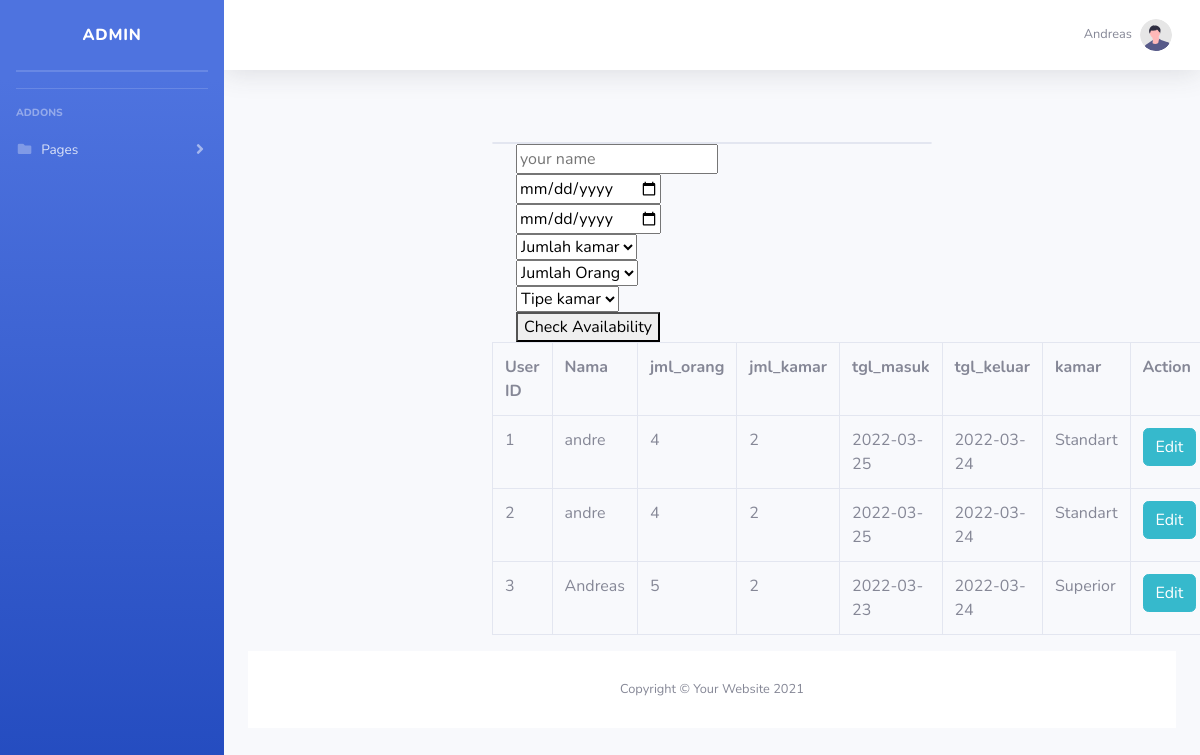
The app's page /admin_pages/index.php (signed in) with its own data.
### tables this page shows
CREATE TABLE `user` (
  `id_user` int(11) NOT NULL,
  `username` varchar(255) NOT NULL,
  `pass` varchar(255) NOT NULL,
  `email` varchar(255) NOT NULL,
  `level` enum('admin','petugas','user') NOT NULL DEFAULT 'user'
);

CREATE TABLE `booking` (
  `id_user` int(11) NOT NULL,
  `nama` varchar(255) NOT NULL,
  `jml_orang` int(3) NOT NULL,
  `jml_kamar` int(10) NOT NULL,
  `tgl_masuk` date NOT NULL,
  `tgl_keluar` date NOT NULL,
  `kamar` varchar(20) NOT NULL
);

### admin_pages/index.php (the view, shortened to what this page needs)
<?php
require "../function/db_reservasi.php";
$query = mysqli_query($conn,"SELECT * FROM booking");
?>
<!DOCTYPE html>
<html lang="en">
<head>
    <link href="vendor/fontawesome-free/css/all.min.css" rel="stylesheet" type="text/css">
    <link href="css/sb-admin-2.min.css" rel="stylesheet">
</head>
<body id="page-top">
    <div id="wrapper">
        <ul class="navbar-nav bg-gradient-primary sidebar sidebar-dark accordion" id="accordionSidebar">
            <a class="sidebar-brand d-flex align-items-center justify-content-center" href="index.php">
                <div class="sidebar-brand-text mx-3">Admin</div>
            </a>
            <hr class="sidebar-divider my-0">
            <hr class="sidebar-divider">
            <hr class="sidebar-divider">
            <div class="sidebar-heading">
                Addons
            </div>
            <li class="nav-item">
                <a class="nav-link collapsed" href="#" data-toggle="collapse" data-target="#collapsePages"
                    aria-expanded="true" aria-controls="collapsePages">
                    <i class="fas fa-fw fa-folder"></i>
                    <span>Pages</span>
                </a>
            </li>
        </ul>
        <div id="content-wrapper" class="d-flex flex-column">
            <div id="content">
                <nav class="navbar navbar-expand navbar-light bg-white topbar mb-4 static-top shadow">
                    <ul class="navbar-nav ml-auto">
                        <li class="nav-item dropdown no-arrow">
                            <a class="nav-link dropdown-toggle" href="#" id="userDropdown" role="button"
                                data-toggle="dropdown" aria-haspopup="true" aria-expanded="false">
                                <span class="mr-2 d-none d-lg-inline text-gray-600 small"> <?php
				$user = mysqli_query($conn, "SELECT * FROM user WHERE username='$_SESSION[username]'");
				$fetch = mysqli_fetch_assoc($user);
				echo $fetch['username'];
			?> </span>
                                <img class="img-profile rounded-circle"
                                    src="img/undraw_profile.svg">
                            </a>
                        </li>
                    </ul>
                </nav>
                <div class="container-fluid">
                    <div class="row">
                <div class="container">
                    <div class="row">
                        <div class="col-lg-6 m-auto">
                            <div class="card mt-5"></div>
<div class="room-booking ptb-100 white_bg">
            <div class="container">
                <div class="row">
                    <div class="col-md-8">
                        <div class="booking_form">
                            <div class="room-booking-box">
                                <form action="allinone.php" method="POST">
                                    <div class="booking-box1 mb-15 fix">
                                        <div class="booking-filed">
                                            <input type="text" name="nama"  placeholder="your name" >
                                        </div>
                                    </div>
                                    <div class="booking-box2 mb-15 fix">
                                        <div class="b_date">
                                            <input class="date-picker" type="date"  placeholder="Arrive Date" name="tgl_in">
                                        </div>
                                        <div class="b_date">
                                            <input class="date-picker" type="date"  placeholder="Departure Date" name="tgl_out">
                                        </div>
                                    </div>
                                    <div class="select-book mb-15 fix">
                                        <select name="jml_kamar"  id="type">
                                            <option value="kmar" selected >Jumlah kamar</option>
                                        </select>
                                </div>
                                        <div class="select-book mb-15 fix">
                                        <select name="jml_orang"  id="type">
                                            <option value="kmar" selected >Jumlah Orang</option>
                                        </select>
                                    </div>
                                    <div class="select-book mb-15 fix">
                                        <select name="kamar"  id="type">
                                            <option value="kamar" selected disabled>Tipe kamar</option>
                                        </select>
                                    </div>
                                    <div class="submit-form mt-25">
                                        <button type="submit" name="submit">Check Availability</button>
                                    </div>
                                </form>
                            </div>
                        </div>
                    </div>
                </div>
            </div>
        </div>
                    <table class="table table-bordered">
                        <tr>
                            <th>User ID</th>
                            <th>Nama</th>
                            <th>jml_orang</th>
                            <th>jml_kamar</th>
                            <th>tgl_masuk</th>
                            <th>tgl_keluar</th>
                            <th>kamar</th>
                            <th colspan="2">Action</th>
                        </tr>
<?php
while ($row = mysqli_fetch_assoc($query)):
?>
        <tr>
        <td><?php echo $row['id_user']; ?></td>
        <td><?php echo $row['nama']; ?></td>
        <td><?php echo $row['jml_orang']; ?></td>
        <td><?php echo $row['jml_kamar']; ?></td>
        <td><?php echo $row['tgl_masuk']; ?></td>
        <td><?php echo $row['tgl_keluar'];?></td>
        <td><?php echo $row['kamar']; ?></td>
        <td> <a href="edit.php?edit=<?php echo $row['id_user'] ?>" class="btn btn-info">Edit</a> </td>
        </tr>
   <?php endwhile; ?>
                    </table>
                        </div>
                    </div>
                </div>
                </div>
            <footer class="sticky-footer bg-white">
                <div class="container my-auto">
                    <div class="copyright text-center my-auto">
                        <span>Copyright &copy; Your Website 2021</span>
                    </div>
                </div>
            </footer>
        </div>
    </div>
</body>
</html>

### records on screen
user: username "Andreas"
booking: id_user "1", nama "andre", jml_orang "4", jml_kamar "2", tgl_masuk "2022-03-25", tgl_keluar "2022-03-24", kamar "Standart"
booking: id_user "2", nama "andre", jml_orang "4", jml_kamar "2", tgl_masuk "2022-03-25", tgl_keluar "2022-03-24", kamar "Standart"
booking: id_user "3", nama "Andreas", jml_orang "5", jml_kamar "2", tgl_masuk "2022-03-23", tgl_keluar "2022-03-24", kamar "Superior"
